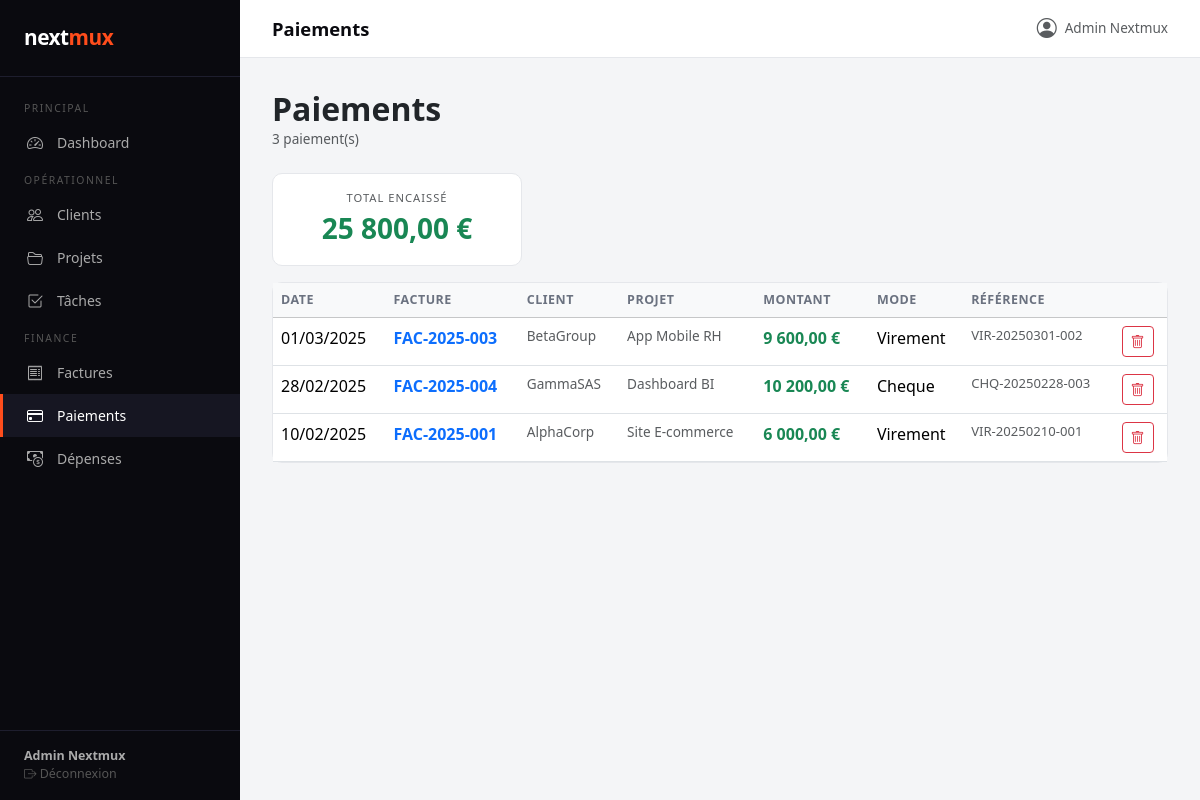
Screenshot of /index.php?module=paiements&action=index (signed in) with the database file from the repository.
### tables this page shows
CREATE TABLE IF NOT EXISTS paiements (
  id INT AUTO_INCREMENT PRIMARY KEY,
  facture_id INT NOT NULL,
  montant DECIMAL(10,2) NOT NULL,
  date_paiement DATE NOT NULL,
  mode ENUM('virement','cheque','carte','especes','autre') DEFAULT 'virement',
  reference VARCHAR(100),
  notes TEXT,
  created_at DATETIME DEFAULT CURRENT_TIMESTAMP,
  FOREIGN KEY (facture_id) REFERENCES factures(id) ON DELETE CASCADE
);

CREATE TABLE IF NOT EXISTS factures (
  id INT AUTO_INCREMENT PRIMARY KEY,
  projet_id INT NOT NULL,
  numero VARCHAR(50) NOT NULL UNIQUE,
  montant_ht DECIMAL(10,2) NOT NULL DEFAULT 0,
  tva DECIMAL(5,2) NOT NULL DEFAULT 20.00,
  montant_ttc DECIMAL(10,2) NOT NULL DEFAULT 0,
  date_emission DATE NOT NULL,
  date_echeance DATE,
  statut ENUM('brouillon','envoyee','payee','annulee') DEFAULT 'brouillon',
  notes TEXT,
  created_at DATETIME DEFAULT CURRENT_TIMESTAMP,
  FOREIGN KEY (projet_id) REFERENCES projets(id) ON DELETE CASCADE
);

CREATE TABLE IF NOT EXISTS clients (
  id INT AUTO_INCREMENT PRIMARY KEY,
  nom VARCHAR(100) NOT NULL,
  email VARCHAR(150),
  telephone VARCHAR(20),
  adresse TEXT,
  created_at DATETIME DEFAULT CURRENT_TIMESTAMP
);

CREATE TABLE IF NOT EXISTS projets (
  id INT AUTO_INCREMENT PRIMARY KEY,
  client_id INT NOT NULL,
  nom VARCHAR(150) NOT NULL,
  description TEXT,
  date_debut DATE,
  date_fin DATE,
  statut ENUM('en_cours','termine','suspendu','annule') DEFAULT 'en_cours',
  budget DECIMAL(10,2) DEFAULT 0,
  created_at DATETIME DEFAULT CURRENT_TIMESTAMP,
  FOREIGN KEY (client_id) REFERENCES clients(id) ON DELETE CASCADE
);

### controllers/paiementsController.php (called while the page is built, shortened)
<?php
require_once __DIR__ . '/../models/Paiement.php';
class PaiementsController {
    private Paiement $model;
    public function __construct() {
        $this->model        = new Paiement();
    }
    public function index(): void {
        $paiements  = $this->model->getAll();
        require_once __DIR__ . '/../views/paiements/index.php';
    }
}

### config/db.php (called while the page is built, shortened)
<?php
function getDB(): PDO {
    static $pdo = null;
    if ($pdo === null) {
        $dsn = "mysql:host=" . DB_HOST . ";dbname=" . DB_NAME . ";charset=" . DB_CHARSET;
        try {
            $pdo = new PDO($dsn, DB_USER, DB_PASS, [
                PDO::ATTR_ERRMODE            => PDO::ERRMODE_EXCEPTION,
                PDO::ATTR_DEFAULT_FETCH_MODE => PDO::FETCH_ASSOC,
                PDO::ATTR_EMULATE_PREPARES   => false,
            ]);
        } catch (PDOException $e) {
            die(json_encode(['error' => 'Connexion BDD échouée : ' . $e->getMessage()]));
        }
    }
    return $pdo;
}

### models/Paiement.php (called while the page is built, shortened)
<?php
class Paiement {
    private PDO $db;
    public function __construct() {
        $this->db = getDB();
    }
    public function getAll(): array {
        $stmt = $this->db->query("
            SELECT pa.*, f.numero AS facture_numero, f.montant_ttc,
                   p.nom AS projet_nom, c.nom AS client_nom
            FROM paiements pa
            JOIN factures f ON pa.facture_id = f.id
            JOIN projets p ON f.projet_id = p.id
            JOIN clients c ON p.client_id = c.id
            ORDER BY pa.date_paiement DESC
        ");
        return $stmt->fetchAll();
    }
}

### views/paiements/index.php (the view, shortened to what this page needs)
<?php require_once __DIR__ . '/../layout/header.php'; ?>
<div class="d-flex justify-content-between align-items-center mb-4">
  <div>
    <h2 class="mb-0 fw-bold">Paiements</h2>
    <p class="text-muted mb-0" style="font-size:0.85rem"><?= count($paiements) ?> paiement(s)</p>
  </div>
</div>
<?php $total = array_sum(array_column($paiements, 'montant')); ?>
<div class="card mb-3 text-center p-3" style="max-width:250px">
  <div class="text-muted" style="font-size:0.7rem;text-transform:uppercase;letter-spacing:1px">Total encaissé</div>
  <div class="fs-3 fw-bold text-success"><?= number_format($total, 2, ',', ' ') ?> €</div>
</div>
<div class="card">
  <div class="card-body p-0">
    <?php if (empty($paiements)): ?>
      <div class="text-center py-5 text-muted"><i class="bi bi-credit-card fs-1 d-block mb-2"></i>Aucun paiement.</div>
    <?php else: ?>
    <table class="table table-hover mb-0">
      <thead class="table-light">
        <tr><th>Date</th><th>Facture</th><th>Client</th><th>Projet</th><th>Montant</th><th>Mode</th><th>Référence</th><th></th></tr>
      </thead>
      <tbody>
        <?php foreach ($paiements as $p): ?>
        <tr>
          <td><?= date('d/m/Y', strtotime($p['date_paiement'])) ?></td>
          <td>
            <a href="index.php?module=factures&action=show&id=<?= $p['facture_id'] ?>"
               class="text-decoration-none fw-semibold"><?= htmlspecialchars($p['facture_numero']) ?></a>
          </td>
          <td class="text-muted" style="font-size:0.85rem"><?= htmlspecialchars($p['client_nom']) ?></td>
          <td class="text-muted" style="font-size:0.85rem"><?= htmlspecialchars($p['projet_nom']) ?></td>
          <td class="fw-semibold text-success"><?= number_format($p['montant'], 2, ',', ' ') ?> €</td>
          <td><?= ucfirst($p['mode']) ?></td>
          <td class="text-muted" style="font-size:0.82rem"><?= htmlspecialchars($p['reference'] ?? '—') ?></td>
          <td>
            <form method="POST"
                  action="index.php?module=paiements&action=delete&id=<?= $p['id'] ?>&facture_id=<?= $p['facture_id'] ?>"
                  onsubmit="return confirm('Supprimer ce paiement ?')">
              <button class="btn btn-sm btn-outline-danger"><i class="bi bi-trash"></i></button>
            </form>
          </td>
        </tr>
        <?php endforeach; ?>
      </tbody>
    </table>
    <?php endif; ?>
  </div>
</div>
<?php require_once __DIR__ . '/../layout/footer.php'; ?>

### views/layout/header.php (style rules this page uses)
:root { --sidebar-w: 240px; --accent: #FF4D1C; --dark: #0a0a0f; }
body { background: #f4f5f7; font-family: 'Segoe UI', sans-serif; }
.card { border: 1px solid #e5e7eb; border-radius: 10px; }
table.table th { font-size: 0.78rem; text-transform: uppercase; letter-spacing: 0.5px; color: #6b7280; font-weight: 600; }

### rows the page displays
paiements: date_paiement "01/03/2025", facture.numero "FAC-2025-003", clients.nom "BetaGroup", projets.nom "App Mobile RH", montant "9 600,00", mode "Virement", reference "VIR-20250301-002"
paiements: date_paiement "28/02/2025", facture.numero "FAC-2025-004", clients.nom "GammaSAS", projets.nom "Dashboard BI", montant "10 200,00", mode "Cheque", reference "CHQ-20250228-003"
paiements: date_paiement "10/02/2025", facture.numero "FAC-2025-001", clients.nom "AlphaCorp", projets.nom "Site E-commerce", montant "6 000,00", mode "Virement", reference "VIR-20250210-001"

### other values shown
$user['nom'] "Admin Nextmux"
$page_title "Paiements"
count($paiements) "3"
$total "25 800,00"
